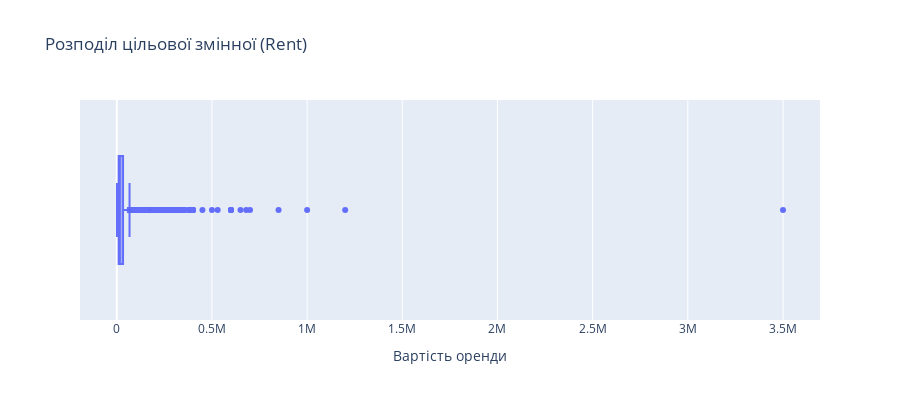

The code cell stored with this chart in its notebook:
### Code cell
fig = px.box(
    df['Rent'],
    x='Rent',
    title='Розподіл цільової змінної (Rent)',
    labels={'Rent': 'Вартість оренди', 'count': 'Кількість пропозицій'}
)
fig.update_layout(
    showlegend=False,
    height=400
)
fig.show()

### Figure 1 — Plotly figure (JSON) as saved in the notebook; plotly's stock layout.template omitted (floating-point values rounded to 4 significant figures; data arrays with more than 128 entries replaced by an {"elided": "..."} marker saying what was removed)
{"data": [{"alignmentgroup": "True", "hovertemplate": "Вартість оренди=%{x}<extra></extra>", "legendgroup": "", "marker": {"color": "#636efa"}, "name": "", "notched": false, "offsetgroup": "", "orientation": "h", "showlegend": false, "type": "box", "x": {"elided": "4746 int values"}, "x0": " ", "xaxis": "x", "y0": " ", "yaxis": "y"}], "layout": {"boxmode": "group", "height": 400, "legend": {"tracegroupgap": 0}, "showlegend": false, "title": {"text": "Розподіл цільової змінної (Rent)"}, "xaxis": {"anchor": "y", "domain": [0, 1], "title": {"text": "Вартість оренди"}}, "yaxis": {"anchor": "x", "domain": [0, 1]}}}
